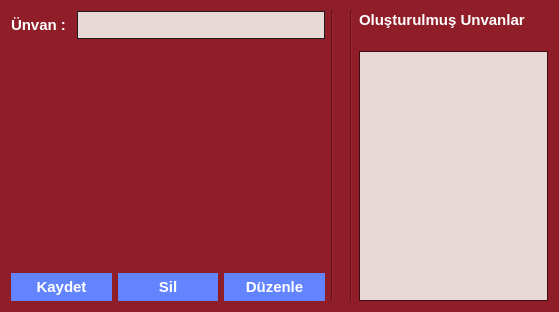
<?xml version="1.0" encoding="UTF-8"?>
<ui version="4.0">
 <class>Form</class>
 <widget class="QWidget" name="Form">
  <property name="geometry">
   <rect>
    <x>0</x>
    <y>0</y>
    <width>559</width>
    <height>312</height>
   </rect>
  </property>
  <property name="font">
   <font>
    <pointsize>11</pointsize>
    <weight>75</weight>
    <bold>true</bold>
   </font>
  </property>
  <property name="windowTitle">
   <string>Form</string>
  </property>
  <property name="styleSheet">
   <string notr="true">/*Copyright (c) DevSec Studio. All rights reserved.

MIT License

Permission is hereby granted, free of charge, to any person obtaining a copy
of this software and associated documentation files (the &quot;Software&quot;), to deal
in the Software without restriction, including without limitation the rights
to use, copy, modify, merge, publish, distribute, sublicense, and/or sell
copies of the Software, and to permit persons to whom the Software is
furnished to do so, subject to the following conditions:

The above copyright notice and this permission notice shall be included in all
copies or substantial portions of the Software.

THE SOFTWARE IS PROVIDED *AS IS*, WITHOUT WARRANTY OF ANY KIND, EXPRESS OR
IMPLIED, INCLUDING BUT NOT LIMITED TO THE WARRANTIES OF MERCHANTABILITY,
FITNESS FOR A PARTICULAR PURPOSE AND NONINFRINGEMENT. IN NO EVENT SHALL THE
AUTHORS OR COPYRIGHT HOLDERS BE LIABLE FOR ANY CLAIM, DAMAGES OR OTHER
LIABILITY, WHETHER IN AN ACTION OF CONTRACT, TORT OR OTHERWISE, ARISING FROM,
OUT OF OR IN CONNECTION WITH THE SOFTWARE OR THE USE OR OTHER DEALINGS IN THE SOFTWARE.
*/

/*-----QWidget-----*/
QWidget
{
	background-color: #8f1e28;
	color: #fff;
	selection-background-color: #aa7e82;
	selection-color: #000;

}


/*-----QLabel-----*/
QLabel
{
	background-color: transparent;
	color: #fff;

}


/*-----QMenuBar-----*/
QMenuBar 
{
	background-color: qlineargradient(spread:repeat, x1:1, y1:0, x2:1, y2:1, stop:0 rgba(70, 70, 70, 255),stop:1 rgba(3, 2, 5, 255));
	color: #fff;

}


QMenuBar::item 
{
	background-color: transparent;
	border-left: 1px solid gray;
	padding: 5px;
	padding-left: 15px;
	padding-right: 15px;

}


QMenuBar::item:selected 
{
	background-color: #af272e;
	border: 1px solid #8f1e28;
	color: #fff;

}


QMenuBar::item:pressed 
{
	background-color: #6e181c;
	border: 1px solid #6e181c;
	color: #fff;

}


/*-----QMenu-----*/
QMenu
{
    background-color: #e8d9d7;
    border: 1px solid #4a5157;
	color: #000;

}


QMenu::item
{
    background-color: transparent;
    padding: 2px 20px 2px 20px;
	min-width: 100px;

}


QMenu::separator
{
   	background-color: #6e181c;
	height: 1px;

}


QMenu::item:disabled
{
    color: #555;
    background-color: transparent;
    padding: 2px 20px 2px 20px;

}


QMenu::item:selected
{
	background-color: #ab7f83;
	border: 1px solid #ab7f83;
	color: #fff;

}


/*-----QPushButton-----*/
QPushButton
{
	background-color: #6384ff;
	color: #fff;
	border: none;
	min-width: 80px;
	padding: 5px;

}


QPushButton::flat
{
	background-color: transparent;
	border: none;
	color: #000;

}


QPushButton::disabled
{
	background-color: #606060;
	color: #959595;
	border: none;

}


QPushButton::hover
{
	background-color: #718fff;
	border: 1px solid #718fff;

}


QPushButton::pressed
{
	background-color: #446cff;
	border: 1px solid #446cff;

}


QPushButton::checked
{
	background-color: #3761ff;
	border: 1px solid #3761ff;

}


/*-----QLineEdit-----*/
QLineEdit
{
	background-color: #e8d9d7;
	color : #000;
	border: 1px solid #1d1d1d;
	padding: 3px;
	padding-left: 5px;

}


/*-----QPlainTExtEdit-----*/
QPlainTextEdit
{
	background-color: #e8d9d7;
	color : #000;
	border: 1px solid #1d1d1d;
	padding: 3px;
	padding-left: 5px;

}


/*-----QToolBox-----*/
QToolBox
{
	background-color: transparent;
	border: 1px solid #410d12;

}


QToolBox::tab
{
	background-color: #640000;
	border: 1px solid #640000;

}


QToolBox::tab:hover
{
	background-color: #640000;
	border: 1px solid #1d1d1d;

}


/*-----QComboBox-----*/
QComboBox
{
    background-color: qlineargradient(spread:repeat, x1:1, y1:0, x2:1, y2:1, stop:0 rgba(70, 70, 70, 255),stop:1 rgba(3, 2, 5, 255));
    padding-left: 6px;
	border: 1px solid #1d1d1d;
    color: #fff;
    height: 20px;

}


QComboBox::disabled
{
	background-color: #404040;
	color: #656565;
	border-color: #051a39;

}


QComboBox:on
{
    background-color: #4a5157;
	color: #fff;

}


QComboBox QAbstractItemView
{
    background-color: #e8d9d7;
    color: #000;
    selection-background-color: #aa7e82;
	selection-color: #fff;
    outline: 0;

}


QComboBox::drop-down
{
	background-color: #4a5157;
    subcontrol-origin: padding;
    subcontrol-position: top right;
    width: 15px;

}


QComboBox::down-arrow
{
    image: url(://arrow-down.png);
    width: 8px;
    height: 8px;

}


/*-----QDoubleSpinBox &amp; QCalendarWidget-----*/
QDoubleSpinBox,
QCalendarWidget QSpinBox 
{
	background-color: qlineargradient(spread:repeat, x1:1, y1:0, x2:1, y2:1, stop:0 rgba(70, 70, 70, 255),stop:1 rgba(3, 2, 5, 255));
	color : #fff;
	border: 1px solid #1d1d1d;
	padding: 3px;
	padding-left: 5px;

}


QDoubleSpinBox::up-button, 
QCalendarWidget QSpinBox::up-button
{
	background-color: #4a5157;
    width: 16px; 
    border-width: 1px;
	border-color: #1d1d1d;

}


QDoubleSpinBox::up-button:hover, 
QCalendarWidget QSpinBox::up-button:hover
{
	background-color: #585858;

}


QDoubleSpinBox::up-button:pressed, 
QCalendarWidget QSpinBox::up-button:pressed
{
	background-color: #252525;
    width: 16px; 
    border-width: 1px;

}


QDoubleSpinBox::up-arrow,
QCalendarWidget QSpinBox::up-arrow
{
    image: url(://arrow-up.png);
    width: 7px;
    height: 7px;

}


QDoubleSpinBox::down-button, 
QCalendarWidget QSpinBox::down-button
{
	background-color: #4a5157;
    width: 16px; 
    border-width: 1px;
	border-color: #1d1d1d;

}


QDoubleSpinBox::down-button:hover, 
QCalendarWidget QSpinBox::down-button:hover
{
	background-color: #585858;

}


QDoubleSpinBox::down-button:pressed, 
QCalendarWidget QSpinBox::down-button:pressed
{
	background-color: #252525;
    width: 16px; 
    border-width: 1px;

}


QDoubleSpinBox::down-arrow,
QCalendarWidget QSpinBox::down-arrow
{
    image: url(://arrow-down.png);
    width: 7px;
    height: 7px;

}


/*-----QGroupBox-----*/
QGroupBox 
{
	background-color: #640000;
    border: 1px solid;
    border-color: #410d12;
    margin-top: 23px;

}


QGroupBox::title  
{
    background-color: #640000;
    color: #fff;
	subcontrol-position: top left;
    subcontrol-origin: margin;
    padding: 5px;
	min-width: 100px;
	border: 1px solid #410d12;
	border-bottom: none;

}


/*-----QHeaderView-----*/
QHeaderView::section
{
    background-color: qlineargradient(spread:repeat, x1:1, y1:0, x2:1, y2:1, stop:0 rgba(70, 70, 70, 255),stop:1 rgba(3, 2, 5, 255));
	border-top: 0px solid gray;
	border-bottom: 0px solid gray;
	border-right: 1px solid gray;
	border-left: 0px solid gray;
    color: #fff;
	padding: 4px;
	
}


QHeaderView::section:disabled
{
    background-color: #525251;
    color: #656565;

}


QHeaderView::section::vertical::first,
QHeaderView::section::vertical::only-one
{
    border-left: 1px solid #003333;

}


QHeaderView::section::vertical
{
    border-left: 1px solid #003333;
}


QHeaderView::section::horizontal::first,
QHeaderView::section::horizontal::only-one
{
    border-left: 1px solid #003333;

}


QHeaderView::section::horizontal
{
    border-left: 1px solid #003333;

}


/*-----QCalendarWidget-----*/
QCalendarWidget QMenu 
{
	width: 100px;
	left: 20px;
	color: #fff;

}


QCalendarWidget QWidget 
{ 
	alternate-background-color: #1d1d1d; 
	border: 1px solid #410d12;
	color: #000;

}


QCalendarWidget QAbstractItemView:enabled 
{
	color: #fff;  
	background-color: #1d1d1d;
	selection-background-color: #8f1e28; 
	selection-color: #fff; 

}


QCalendarWidget QAbstractItemView:disabled 
{ 
	color: #404040; 

}


/*-----QTreeWidget-----*/
QTreeView
{
	show-decoration-selected: 0;
	alternate-background-color: transparent;
	background-color: #e8d9d7;
   	border: 1px solid #410d12;
	color: #000;
	font: 8pt;

}


QTreeView::item:selected
{
	color:#fff;
	background-color: #af272e;
	border-radius: 0px;

}


QTreeView::item:!selected:hover
{
    background-color: #ab7f83;
    border: none;
    color: white;

}


QTreeView::branch:has-children:!has-siblings:closed,
QTreeView::branch:closed:has-children:has-siblings 
{
	image: url(://tree-closed.png);

}


QTreeView::branch:open:has-children:!has-siblings,
QTreeView::branch:open:has-children:has-siblings  
{
	image: url(://tree-open.png);

}


/*-----QListView-----*/
QListView 
{
	background-color: #e8d9d7;
	alternate-background-color: transparent;
    border : none;
    color: #000;
    show-decoration-selected: 1; 
    outline: 0;
   	border: 1px solid #410d12;

}


QListView::disabled 
{
	background-color: #656565;
	color: #1b1b1b;
    border: 1px solid #656565;

}


QListView::item 
{
	background-color: transparent;
    padding: 1px;

}


QListView::item:selected 
{
	background-color: #af272e;
	border: 1px solid #af272e;
	color: #fff;

}


QListView::item:selected:!active 
{
	background-color: #af272e;
	border: 1px solid #af272e;
	color: #fff;

}


QListView::item:selected:active 
{
	background-color: #af272e;
	border: 1px solid #af272e;
	color: #fff;

}


QListView::item:hover {
    background-color: #ab7f83;
    border: none;
    color: #000;

}


/*-----QCheckBox-----*/
QCheckBox
{
	background-color: transparent;
    color: #fff;
	border: none;

}


QCheckBox::indicator
{
    background-color: lightgray;
    border: 1px solid #000;
    width: 12px;
    height: 12px;

}


QCheckBox::indicator:checked
{
    image:url(&quot;./ressources/check.png&quot;);
	background-color: #cd70ff;
    border: 1px solid #3a546e;

}


QCheckBox::indicator:unchecked:hover
{
	border: 1px solid #46a2da; 

}


QCheckBox::disabled
{
	color: #656565;

}


QCheckBox::indicator:disabled
{
	background-color: #656565;
	color: #656565;
    border: 1px solid #656565;

}


/*-----QRadioButton-----*/
QRadioButton 
{
	color: #fff;
	background-color: transparent;

}


QRadioButton::indicator::unchecked:hover 
{
	background-color: #d3d3d3;
	border: 2px solid #462657;
	border-radius: 6px;
}


QRadioButton::indicator::checked 
{
	border: 2px solid #462657;
	border-radius: 6px;
	background-color: #cd70ff;  
	width: 9px; 
	height: 9px; 

}


/*-----QScrollBar-----*/
QScrollBar:vertical 
{
   border: none;
   width: 12px;

}


QScrollBar::handle:vertical 
{
   border: none;
   background-color: qlineargradient(spread:repeat, x1:1, y1:0, x2:1, y2:1, stop:0 rgba(70, 70, 70, 255),stop:1 rgba(3, 2, 5, 255));
   min-height: 80px;
   width : 12px;

}


QScrollBar::handle:vertical:pressed
{
   background-color: qlineargradient(spread:repeat, x1:1, y1:0, x2:1, y2:1, stop:0 rgba(102, 40, 40, 255),stop:0.480769 rgba(64, 19, 19, 255),stop:1 rgba(58, 0, 0, 255));

}


QScrollBar::add-line:vertical
{
   border: none;
   background: transparent;
   height: 0px;
   subcontrol-position: bottom;
   subcontrol-origin: margin;

}


QScrollBar::add-line:vertical:hover 
{
   background-color: transparent;

}


QScrollBar::add-line:vertical:pressed 
{
   background-color: #3f3f3f;

}


QScrollBar::sub-line:vertical
{
   border: none;
   background: transparent;
   height: 0px;

}


QScrollBar::sub-line:vertical:hover 
{
   background-color: transparent;

}


QScrollBar::sub-line:vertical:pressed 
{
   background-color: #3f3f3f;

}


QScrollBar::up-arrow:vertical
{
   width: 0px;
   height: 0px;
   background: transparent;

}


QScrollBar::down-arrow:vertical 
{
   width: 0px;
   height: 0px;
   background: transparent;

}


QScrollBar::add-page:vertical, QScrollBar::sub-page:vertical
{
   background-color: #e8d9d7;
	
}


QScrollBar:horizontal 
{
   border: none;
   height: 12px;

}


QScrollBar::handle:horizontal 
{
   border: none;
   border-radius : 0px;
   background-color: qlineargradient(spread:repeat, x1:1, y1:0, x2:1, y2:1, stop:0 rgba(70, 70, 70, 255),stop:1 rgba(3, 2, 5, 255));
   min-height: 80px;
   height : 12px;

}


QScrollBar::handle:horizontal:pressed
{
   background-color: qlineargradient(spread:repeat, x1:1, y1:0, x2:1, y2:1, stop:0 rgba(102, 40, 40, 255),stop:0.480769 rgba(64, 19, 19, 255),stop:1 rgba(58, 0, 0, 255)); 

}


QScrollBar::add-line:horizontal
{
   border: none;
   background: transparent;
   height: 0px;
   subcontrol-position: bottom;
   subcontrol-origin: margin;

}


QScrollBar::add-line:horizontal:hover 
{
   background-color: transparent;

}


QScrollBar::add-line:horizontal:pressed 
{
   background-color: #3f3f3f;

}


QScrollBar::sub-line:horizontal
{
   border: none;
   background: transparent;
   height: 0px;

}


QScrollBar::sub-line:horizontal:hover 
{
   background-color: transparent;

}


QScrollBar::sub-line:horizontal:pressed 
{
   background-color: #3f3f3f;

}


QScrollBar::up-arrow:horizontal
{
   width: 0px;
   height: 0px;
   background: transparent;

}


QScrollBar::down-arrow:horizontal 
{
   width: 0px;
   height: 0px;
   background: transparent;

}


QScrollBar::add-page:horizontal, QScrollBar::sub-page:horizontal
{
   background-color: #e8d9d7;
	
}


/*-----QProgressBar-----*/
QProgressBar
{
	border: 1px solid #410d12;
    text-align: center;
	color: #000;
	font-weight: bold;

}


QProgressBar::chunk
{
    background-color: #cd70ff;
    margin: 0.5px;

}


/*-----QStatusBar-----*/
QStatusBar
{
	background-color: qlineargradient(spread:repeat, x1:1, y1:0, x2:1, y2:1, stop:0 rgba(70, 70, 70, 255),stop:1 rgba(3, 2, 5, 255));
	color: #ffffff;
	border-color: #051a39;

}


/*-----QSizeGrip-----*/
QSizeGrip 
{
	background-color: image(&quot;./ressources/sizegrip.png&quot;); /*To replace*/
	border: none;

}
</string>
  </property>
  <layout class="QGridLayout" name="gridLayout">
   <item row="0" column="0">
    <layout class="QHBoxLayout" name="horizontalLayout_2" stretch="50,10,0,10,30">
     <item>
      <layout class="QVBoxLayout" name="verticalLayout">
       <item>
        <layout class="QFormLayout" name="formLayout">
         <property name="labelAlignment">
          <set>Qt::AlignRight|Qt::AlignTrailing|Qt::AlignVCenter</set>
         </property>
         <item row="0" column="0">
          <widget class="QLabel" name="label">
           <property name="text">
            <string>Ünvan : </string>
           </property>
          </widget>
         </item>
         <item row="0" column="1">
          <widget class="QLineEdit" name="le_degree"/>
         </item>
        </layout>
       </item>
       <item>
        <spacer name="verticalSpacer">
         <property name="orientation">
          <enum>Qt::Vertical</enum>
         </property>
         <property name="sizeHint" stdset="0">
          <size>
           <width>20</width>
           <height>40</height>
          </size>
         </property>
        </spacer>
       </item>
       <item>
        <layout class="QHBoxLayout" name="horizontalLayout">
         <item>
          <widget class="QPushButton" name="btn_save">
           <property name="text">
            <string>Kaydet</string>
           </property>
          </widget>
         </item>
         <item>
          <widget class="QPushButton" name="btn_delete">
           <property name="text">
            <string>Sil</string>
           </property>
          </widget>
         </item>
         <item>
          <widget class="QPushButton" name="btn_edit">
           <property name="text">
            <string>Düzenle</string>
           </property>
          </widget>
         </item>
        </layout>
       </item>
      </layout>
     </item>
     <item>
      <widget class="Line" name="line">
       <property name="orientation">
        <enum>Qt::Vertical</enum>
       </property>
      </widget>
     </item>
     <item>
      <spacer name="horizontalSpacer">
       <property name="orientation">
        <enum>Qt::Horizontal</enum>
       </property>
       <property name="sizeType">
        <enum>QSizePolicy::Minimum</enum>
       </property>
       <property name="sizeHint" stdset="0">
        <size>
         <width>10</width>
         <height>20</height>
        </size>
       </property>
      </spacer>
     </item>
     <item>
      <widget class="Line" name="line_2">
       <property name="orientation">
        <enum>Qt::Vertical</enum>
       </property>
      </widget>
     </item>
     <item>
      <layout class="QVBoxLayout" name="verticalLayout_2">
       <item>
        <widget class="QLabel" name="label_5">
         <property name="text">
          <string>Oluşturulmuş Unvanlar</string>
         </property>
        </widget>
       </item>
       <item>
        <spacer name="verticalSpacer_2">
         <property name="orientation">
          <enum>Qt::Vertical</enum>
         </property>
         <property name="sizeHint" stdset="0">
          <size>
           <width>20</width>
           <height>40</height>
          </size>
         </property>
        </spacer>
       </item>
       <item>
        <widget class="QListWidget" name="lw_degree">
         <property name="minimumSize">
          <size>
           <width>0</width>
           <height>250</height>
          </size>
         </property>
        </widget>
       </item>
      </layout>
     </item>
    </layout>
   </item>
  </layout>
 </widget>
 <resources/>
 <connections/>
</ui>
